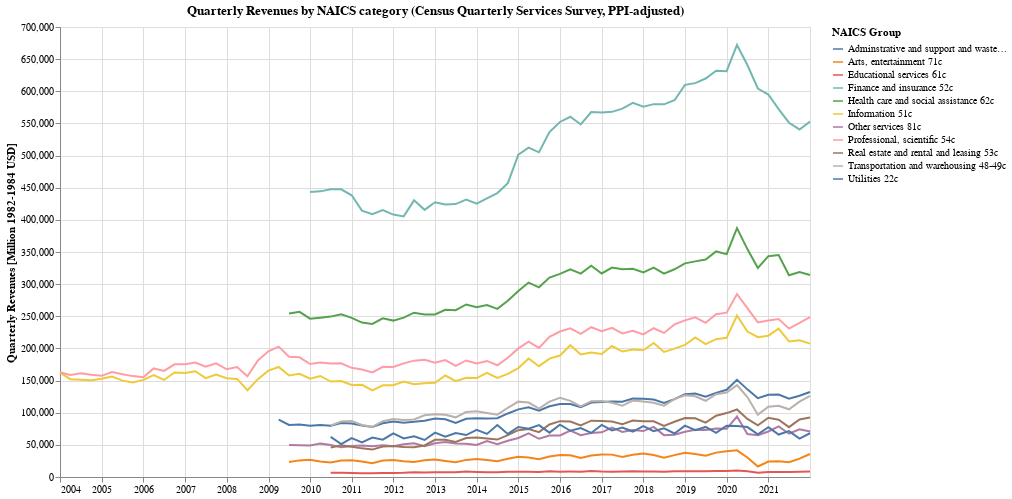

Write notebook code for a chart like this one.
### Markdown cell above
### What is the inflation-adjusted revenue trend compared accross industries?

### Code cell
alt.Chart(adj_categories_agg).mark_line().encode(
    alt.X('dt', axis=alt.Axis(title=None)),
    alt.Y('value_adj:Q', axis=alt.Axis(title='Quarterly Revenues [Million 1982-1984 USD]')),
    alt.Color('variable:N', title="NAICS Group"),
    tooltip=[alt.Tooltip('dt:T', format="%b %Y"), alt.Tooltip('variable:N'), alt.Tooltip('value:Q', format="$,d")]
).properties(
    title="Quarterly Revenues by NAICS category (Census Quarterly Services Survey, PPI-adjusted)",
    width=750,
    height=450
)

### Figure 1 — Vega-Lite specification as saved in the notebook (floating-point values rounded to 4 significant figures; data arrays with more than 128 entries replaced by an {"elided": "..."} marker saying what was removed)
{"config": {"view": {"continuousWidth": 400, "continuousHeight": 300}}, "data": {"name": "data-9e66831fa1b8185de53dc61ba6741748"}, "mark": "line", "encoding": {"color": {"field": "variable", "title": "NAICS Group", "type": "nominal"}, "tooltip": [{"field": "dt", "format": "%b %Y", "type": "temporal"}, {"field": "variable", "type": "nominal"}, {"field": "value", "format": "$,d", "type": "quantitative"}], "x": {"axis": {"title": null}, "field": "dt", "type": "temporal"}, "y": {"axis": {"title": "Quarterly Revenues [Million 1982-1984 USD]"}, "field": "value_adj", "type": "quantitative"}}, "height": 450, "title": "Quarterly Revenues by NAICS category (Census Quarterly Services Survey, PPI-adjusted)", "width": 750, "$schema": "https://vega.github.io/schema/vega-lite/v4.17.0.json", "datasets": {"data-9e66831fa1b8185de53dc61ba6741748": {"elided": "803 records"}}}
